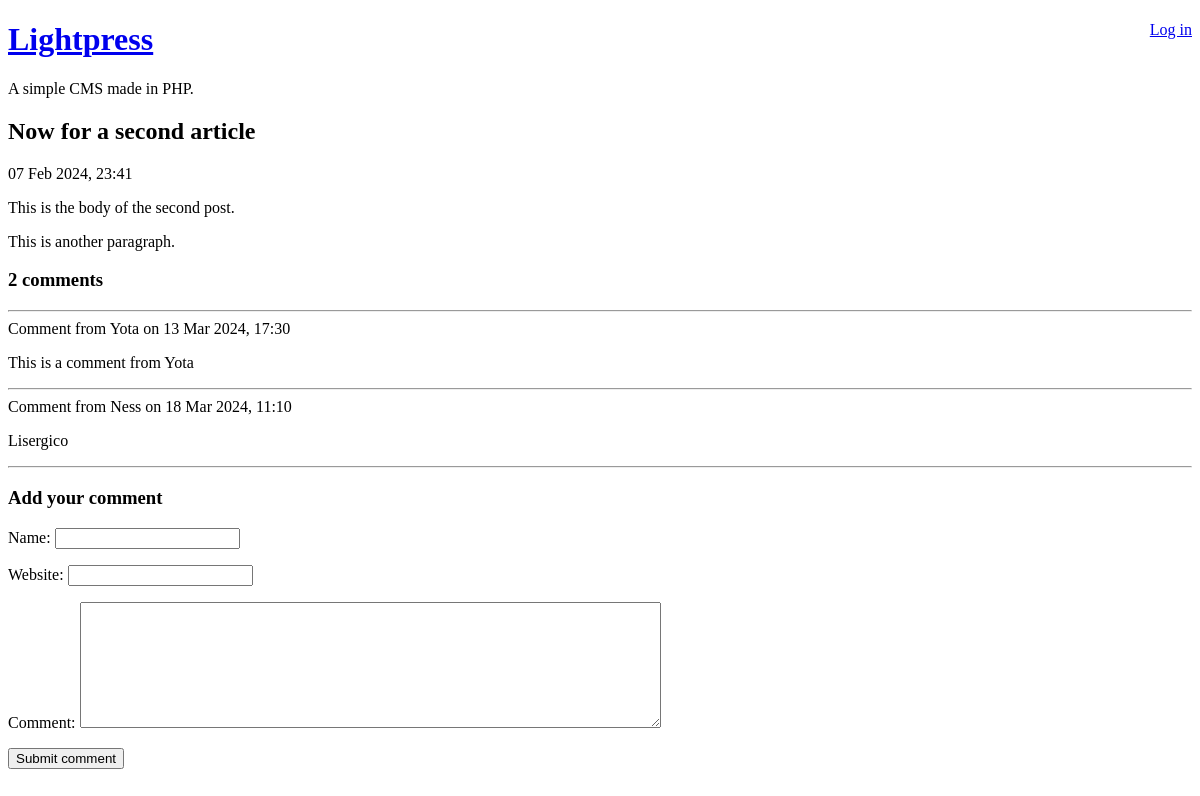
Before: /view-post.php?post_id=2 with the older database file.
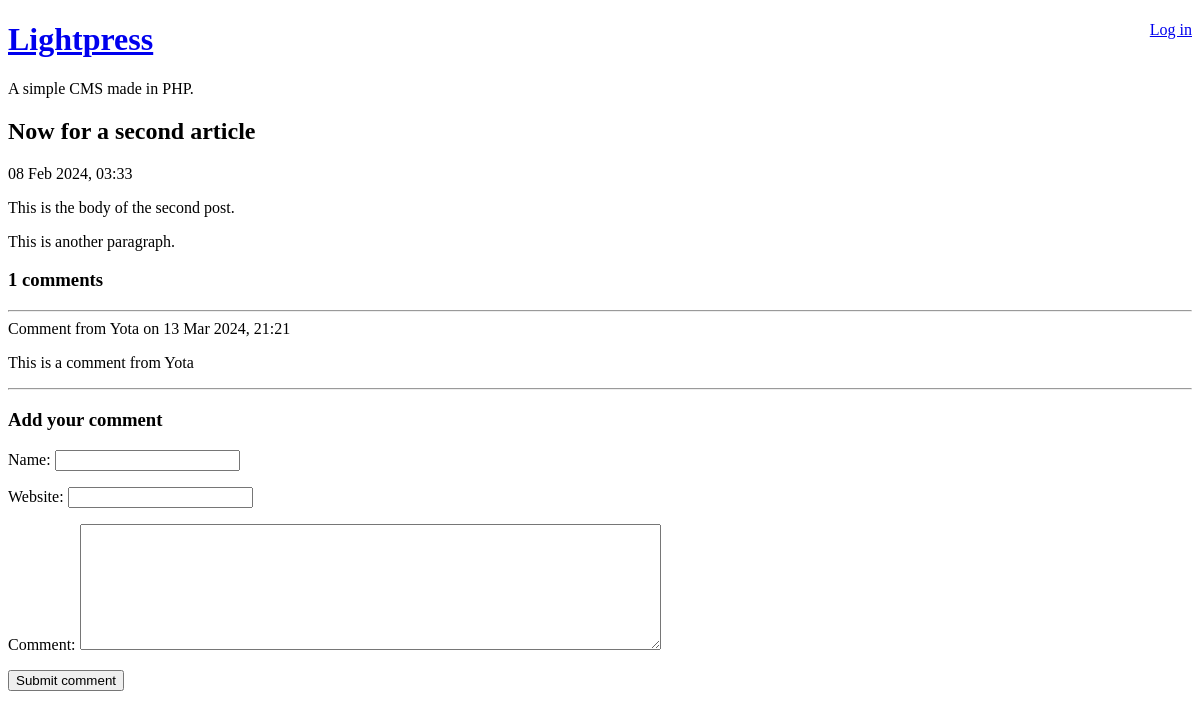
After: the same page with the newer database file.
### tables this page shows
CREATE TABLE post (
    id INTEGER PRIMARY KEY AUTOINCREMENT NOT NULL,
    title VARCHAR NOT NULL,
    body VARCHAR NOT NULL,
    user_id INTEGER NOT NULL,
    created_at VARCHAR NOT NULL,
    updated_at VARCHAR
);

CREATE TABLE comment (
    id INTEGER PRIMARY KEY AUTOINCREMENT NOT NULL,
    post_id INTEGER NOT NULL,
    created_at VARCHAR NOT NULL,
    name VARCHAR NOT NULL,
    website VARCHAR,
    text VARCHAR NOT NULL
);

### lib/view-post.php (called while the page is built, shortened)
<?php
function getPostRow(PDO $pdo, $postId)
{
    $stmt = $pdo->prepare(
        'SELECT
            title, created_at, body
        FROM
            post
        WHERE
            id = :id'
    );
    $result = $stmt->execute(
        array('id' => $postId, )
    );
    $row = $stmt->fetch(PDO::FETCH_ASSOC);
    return $row;
    }

### view-post.php (the view, shortened to what this page needs)
<?php
require_once 'lib/common.php';
require_once 'lib/view-post.php';
if (isset($_GET['post_id']))
{
    $postId = $_GET['post_id'];
}
else
{
    $postId = 0;
}
$pdo = getPDO();
$row = getPostRow($pdo, $postId);
?>
<!DOCTYPE html>
<html>
    <head>
    </head>
    <body>
        <?php require 'templates/title.php' ?>
        <h2>
            <?php echo htmlEscape($row['title']) ?>
        </h2>
        <div>
            <?php echo convertSqlDate($row['created_at']) ?>
        </div>
        <p>
        <?php echo convertNewlinesToParagraphs($row['body']) ?>
        </p>
        <h3><?php echo countCommentsForPost($postId) ?> comments</h3>
        <?php foreach (getCommentsForPost($postId) as $comment): ?>
            <hr />
            <div class="comment">
                <div class="comment-meta">
                    Comment from
                    <?php echo htmlEscape($comment['name']) ?>
                    on
                    <?php echo convertSqlDate($comment['created_at']) ?>
                </div>
                <div class="comment-body">
                    <?php echo convertNewlinesToParagraphs($comment['text']) ?>
                </div>
            </div>
        <?php endforeach ?>
        <?php require 'templates/comment-form.php' ?>
    </body>
</html>

### lib/common.php (shortened to what this page needs)
<?php
function getRootPath()
{
    return realpath(__DIR__ . '/..');
}
function getDatabasePath()
{
    return getRootPath() . '/data/data.sqlite';
}
function getDsn()
{
    return 'sqlite:' . getDatabasePath();
}
function getPDO()
{
    return new PDO(getDsn());
}
function htmlEscape($html)
{
    return htmlspecialchars($html, ENT_HTML5, 'UTF-8');
}
function convertSqlDate($sqlDate)
{
    $date = DateTime::createFromFormat('Y-m-d H:i:s', $sqlDate);
    return $date->format('d M Y, H:i');
}
function convertNewlinesToParagraphs($text)
{
    $escaped = htmlEscape($text);
    return '<p>' . str_replace("\n", "</p><p>", $escaped) . '</p>';
}
function countCommentsForPost($postId)
{
    $pdo = getPDO();
    $sql = "
        SELECT
            COUNT(*) c
        FROM
            comment
        WHERE
            post_id = :post_id
    ";
    $stmt = $pdo->prepare($sql);
    $stmt->execute(
        array('post_id' => $postId, )
    );
    return (int) $stmt->fetchColumn();
}
function getCommentsForPost($postId)
{
    $pdo = getPDO();
    $sql = "
        SELECT
            id, name, text, created_at, website
        FROM
            comment
        WHERE
            post_id = :post_id
    ";
    $stmt = $pdo->prepare($sql);
    $stmt->execute(
        array('post_id' => $postId, )
    );
    return $stmt->fetchAll(PDO::FETCH_ASSOC);
}

Changed rows visible on the page:
removed comment: name "Ness", created_at "18 Mar 2024, 11:10", text "Lisergico"
changed post "Now for a second article": created_at "07 Feb 2024, 23:41" → "08 Feb 2024, 03:33"
changed comment "Yota": created_at "13 Mar 2024, 17:30" → "13 Mar 2024, 21:21"
Other visible differences:
countCommentsForPost($postId): "2" → "1"
